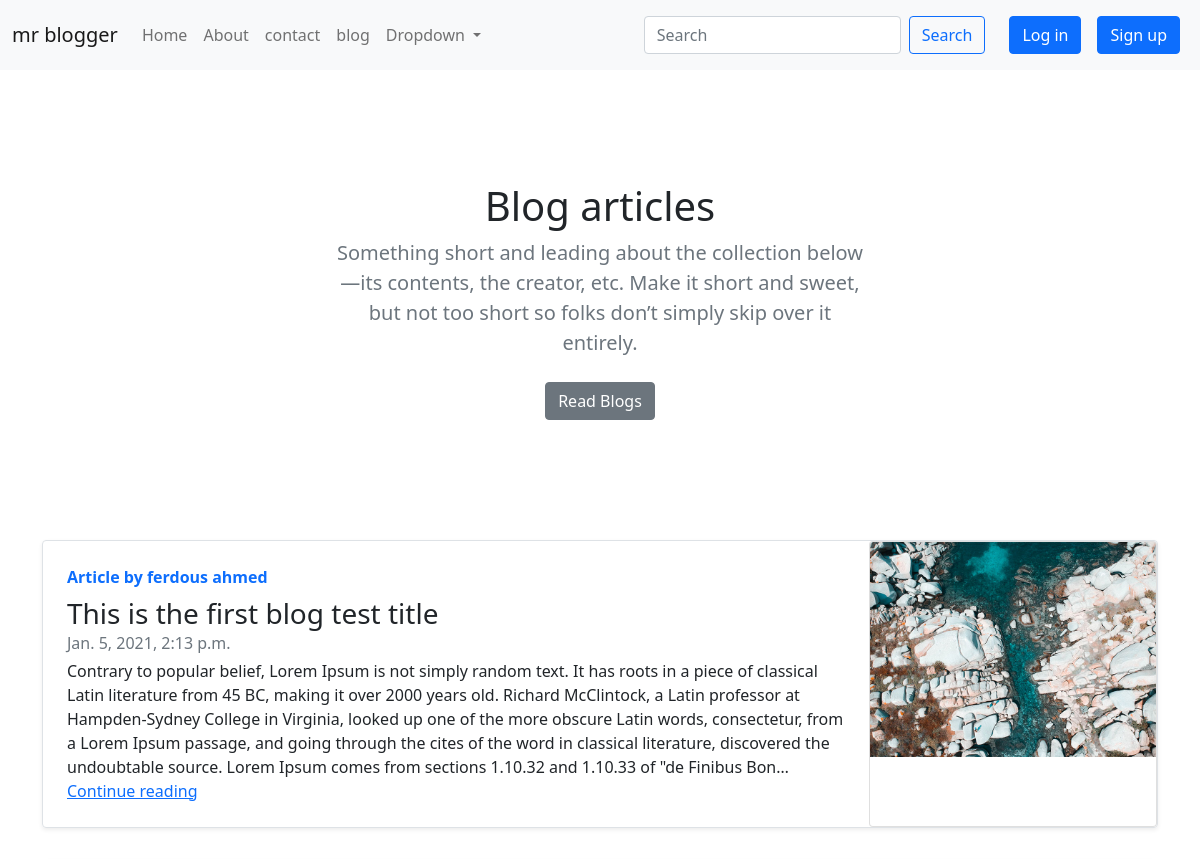
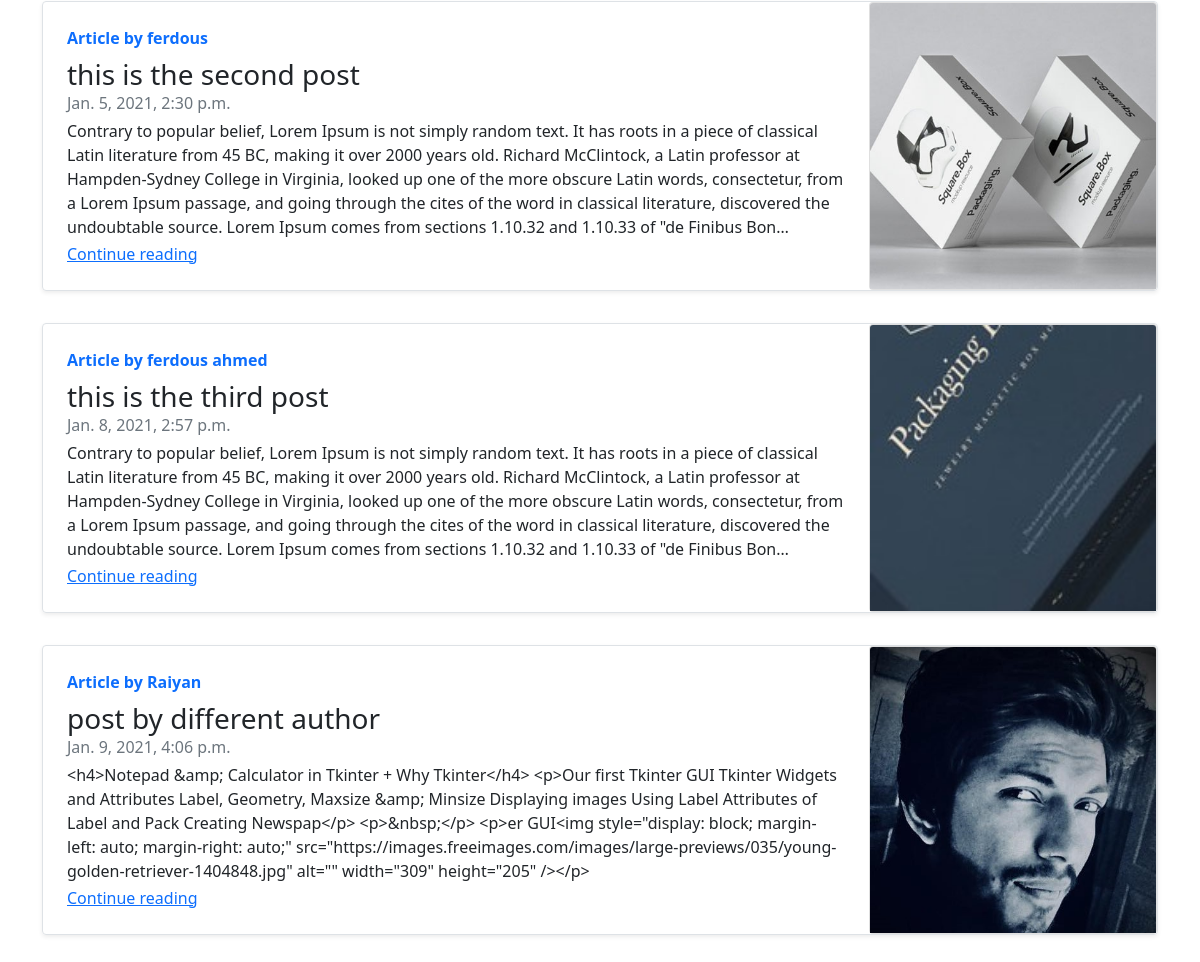
The page / on the database its author committed (2 pictures, top to bottom).
### blog/models.py (models this page shows, shortened)
class Post(models.Model):
    sno = models.AutoField(primary_key=True)
    title = models.CharField(max_length=155)
    views= models.IntegerField(default=0)
    content = RichTextField(blank=True,null=True)
    image=models.ImageField(upload_to='media',max_length=100,blank=True)
    author = models.CharField(max_length=150)
    slug = models.CharField(max_length=150)
    timestamp=models.DateTimeField(blank=True)

### home/views.py (the view)
# urls.py: 2. Add a URL to urlpatterns:  path('', views.home, name='home')
def home(request):
    allposts=Post.objects.all()
    context={'allposts':allposts}
    return render(request,'home/home.html',context)

### templates/home/home.html (shortened to what this page needs)
{% extends 'base.html' %}
{% block blogactive %}active{% endblock blogactive %}
{% block body %}
<div class="container my-3 ml-2">
<section class="py-5 text-center container">
    <div class="row py-lg-5">
      <div class="col-lg-6 col-md-8 mx-auto">
        <h1 class="fw-light">Blog articles</h1>
        <p class="lead text-muted">Something short and leading about the collection below—its contents, the creator, etc. Make it short and sweet, but not too short so folks don’t simply skip over it entirely.</p>
        <p>
          <a href="/blog" class="btn btn-secondary my-2">Read Blogs</a>
        </p>
      </div>
    </div>
  </section>
  {% for post in allposts %}
    <div class="row mb-2">
    <div class="col-md-13">
      <div class="row g-0 border rounded overflow-hidden flex-md-row mb-4 shadow-sm h-md-250 position-relative">
        <div class="col p-4 d-flex flex-column position-static">
          <strong class="d-inline-block mb-2 text-primary">Article by {{post.author}}</strong>
          <h3 class="mb-0">{{post.title}}</h3>
          <div class="mb-1 text-muted">{{post.timestamp}}</div>
          <p class="card-text mb-auto">{{post.content | truncatechars:500 }}</p>
          <a href="/blog/{{post.slug}}" class="stretched-link">Continue reading</a>
        </div>
        {% if post.image %}
        <div class="card" style="width: 18rem;">
        <img src="{{post.image.url}}" class="card-img-top" alt="image"/>
      </div>
      {% endif %}
      </div>
    </div>
  </div>
{% endfor %}
</div>
{% endblock body %}

### templates/base.html (shortened to what this page needs)
<!doctype html>
<html lang="en">
<head>
  <link href="https://cdn.jsdelivr.net/npm/bootstrap@5.0.0-beta1/dist/css/bootstrap.min.css" rel="stylesheet"
>
</head>
{% load static %}
<body>
  <nav class="navbar navbar-expand-lg navbar-light bg-light">
    <div class="container-fluid">
      <a class="navbar-brand" href="/">mr blogger</a>
      <div class="collapse navbar-collapse" id="navbarSupportedContent">
        <ul class="navbar-nav me-auto mb-2 mb-lg-0">
          <li class="nav-item {% block homeactive %}
        {% endblock homeactive %}">
            <a class="nav-link " aria-current="page" href="/">Home</a>
          </li>
          <li class="nav-item {% block aboutactive %}
        {% endblock aboutactive %}">
            <a class="nav-link" href="/about">About</a>
          </li>
          <li class="nav-item {% block contactactive %}
        {% endblock contactactive %}">
            <a class="nav-link" href="/contact">contact</a>
          </li>
          <li class="nav-item {% block blogactive %}
        {% endblock blogactive %}">
            <a class="nav-link" href="/blog">blog</a>
          </li>
          <li class="nav-item dropdown">
            <a class="nav-link dropdown-toggle" href="#" id="navbarDropdown" role="button" data-bs-toggle="dropdown"
              aria-expanded="false">
              Dropdown
            </a>
          </li>
        </ul>
        <form class="d-flex mx-3" method="get" action="/search">
          <input class="form-control me-2" type="search" placeholder="Search" name="query" id="query"
            aria-label="Search">
          <button class="btn btn-outline-primary" type="submit">Search</button>
        </form>
        {% if user.is_authenticated %}
        <div class="dropdown">
          <a class="btn btn-info dropdown-toggle" href="#" role="button" id="dropdownMenuLink"
            data-bs-toggle="dropdown" aria-expanded="false">
            welcome {{request.user}}
          </a>
          <ul class="dropdown-menu" aria-labelledby="dropdownMenuLink">
            <li><a class="dropdown-item" href="logout">Logout</a></li>
          </ul>
        </div>
        {% else %}
        <button type="button" class="btn btn-primary m-2" data-bs-toggle="modal" data-bs-target="#loginmodal">
          Log in
        </button>
        <button type="button" class="btn btn-primary m-2" data-bs-toggle="modal" data-bs-target="#signupmodal">
          Sign up
        </button>
        {% endif %}
      </div>
    </div>
  </nav>
  {% block body %}{% endblock body %}
</body>
</html>

### rows shown on the page
Post: author "ferdous ahmed", title "This is the first blog test title", timestamp "Jan. 5, 2021, 2:13 p.m.", content "Contrary to popular belief, Lorem Ipsum is not simply random text. It has roots in a piece of classical Latin literature from 45 BC, making it over 2000 years old. Richard McClintock, a Latin professor at Hampden-Sydney College in Virginia, looked up one of the more obscure Latin words, consectetur, from a Lorem Ipsum passage, and going through the cites of the word in classical literature, discovered the undoubtable source. Lorem Ipsum comes from sections 1.10.32 and 1.10.33 of \"de Finibus Bon…", image (picture)
Post: author "ferdous", title "this is the second post", timestamp "Jan. 5, 2021, 2:30 p.m.", content "Contrary to popular belief, Lorem Ipsum is not simply random text. It has roots in a piece of classical Latin literature from 45 BC, making it over 2000 years old. Richard McClintock, a Latin professor at Hampden-Sydney College in Virginia, looked up one of the more obscure Latin words, consectetur, from a Lorem Ipsum passage, and going through the cites of the word in classical literature, discovered the undoubtable source. Lorem Ipsum comes from sections 1.10.32 and 1.10.33 of \"de Finibus Bon…", image (picture)
Post: author "ferdous ahmed", title "this is the third post", timestamp "Jan. 8, 2021, 2:57 p.m.", content "Contrary to popular belief, Lorem Ipsum is not simply random text. It has roots in a piece of classical Latin literature from 45 BC, making it over 2000 years old. Richard McClintock, a Latin professor at Hampden-Sydney College in Virginia, looked up one of the more obscure Latin words, consectetur, from a Lorem Ipsum passage, and going through the cites of the word in classical literature, discovered the undoubtable source. Lorem Ipsum comes from sections 1.10.32 and 1.10.33 of \"de Finibus Bon…", image (picture)
Post: author "Raiyan", title "post by different author", timestamp "Jan. 9, 2021, 4:06 p.m.", content "<h4>Notepad &amp; Calculator in Tkinter + Why Tkinter</h4> <p>Our first Tkinter GUI Tkinter Widgets and Attributes Label, Geometry, Maxsize &amp; Minsize Displaying images Using Label Attributes of Label and Pack Creating Newspap</p> <p>&nbsp;</p> <p>er GUI<img style=\"display: block; margin-left: auto; margin-right: auto;\" src=\"https://images.freeimages.com/images/large-previews/035/young-golden-retriever-1404848.jpg\" alt=\"\" width=\"309\" height=\"205\" /></p>", image (picture)
